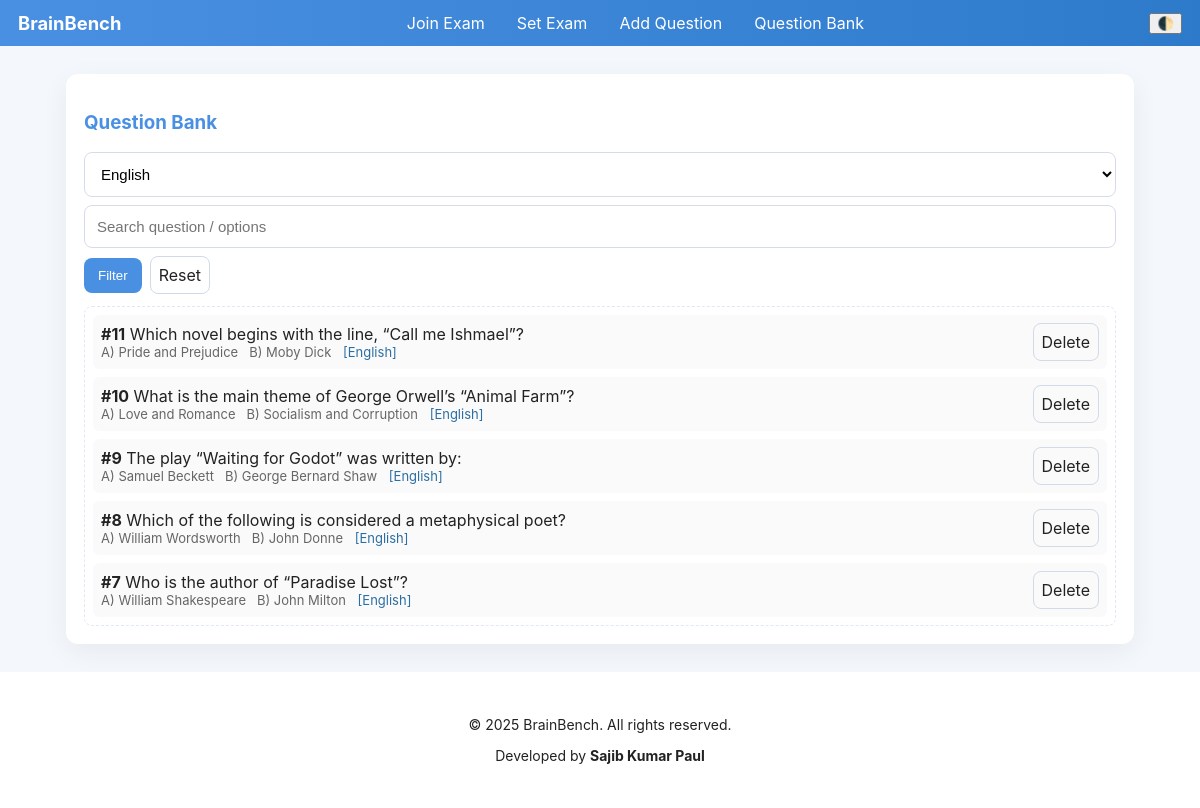
The app's page /question_bank.php?category=2 with its own data.
### tables this page shows
CREATE TABLE `questions` (
  `id` int(11) NOT NULL,
  `category_id` int(11) DEFAULT NULL,
  `question` text NOT NULL,
  `option_a` varchar(255) NOT NULL,
  `option_b` varchar(255) NOT NULL,
  `option_c` varchar(255) NOT NULL,
  `option_d` varchar(255) NOT NULL,
  `correct_option` enum('a','b','c','d') NOT NULL
);

CREATE TABLE `categories` (
  `id` int(11) NOT NULL,
  `name` varchar(100) NOT NULL
);

### question_bank.php (the view, shortened to what this page needs)
<?php
include 'db.php';
include 'header.php';
$category = isset($_GET['category']) ? intval($_GET['category']) : 0;
$search_q = isset($_GET['q']) ? trim($_GET['q']) : '';
$exam_id = isset($_GET['exam_id']) ? intval($_GET['exam_id']) : 0;
$catsRes = $conn->query("SELECT id,name FROM categories ORDER BY name ASC");
$categories = [];
while($r = $catsRes->fetch_assoc()) $categories[] = $r;
$sql = "SELECT q.*, c.name as category_name FROM questions q LEFT JOIN categories c ON q.category_id=c.id";
$conds = [];
$params = [];
$types = '';
if($category){
  $conds[] = "q.category_id = ?";
  $types .= 'i';
  $params[] = $category;
}
if($conds) $sql .= " WHERE " . implode(' AND ', $conds);
$sql .= " ORDER BY q.id DESC";
$stmt = $conn->prepare($sql);
if($params){
  $refs = [];
  $refs[] = &$types;
  foreach($params as $k => $v) $refs[] = &$params[$k];
  call_user_func_array([$stmt, 'bind_param'], $refs);
}
$stmt->execute();
$res = $stmt->get_result();
?>
<div class="container">
  <div class="card">
    <h3 style="color:var(--accent)">Question Bank</h3>
    <form method="GET" style="display:flex;gap:8px;flex-wrap:wrap;margin-bottom:12px;align-items:center">
      <select name="category">
        <?php foreach($categories as $cat): ?>
          <option value="<?=$cat['id']?>" <?=($category == $cat['id'])?'selected':''?>><?=htmlspecialchars($cat['name'])?></option>
        <?php endforeach; ?>
      </select>
      <input type="text" name="q" placeholder="Search question / options" value="<?=htmlspecialchars($search_q)?>">
      <button class="primary" type="submit">Filter</button>
      <a class="button-ghost" href="question_bank.php<?= $exam_id ? '?exam_id='.$exam_id : '' ?>">Reset</a>
    </form>
    <div class="question-list">
      <?php while($r = $res->fetch_assoc()): ?>
        <label class="q-item">
          <div style="flex:1">
            <strong>#<?=$r['id']?></strong> <?=htmlspecialchars($r['question'])?>
            <div style="font-size:13px;color:#666;">
              A) <?=htmlspecialchars($r['option_a'])?> &nbsp; B) <?=htmlspecialchars($r['option_b'])?>
              <?php if($r['category_name']): ?> <span style="margin-left:8px;color:#2b6ea3">[<?=htmlspecialchars($r['category_name'])?>]</span><?php endif; ?>
            </div>
          </div>
          <div>
            <a class="button-ghost" href="question_bank.php?delete=<?=$r['id']?><?= $exam_id ? '&exam_id='.$exam_id : '' ?>" onclick="return confirm('Delete question?')">Delete</a>
          </div>
        </label>
      <?php endwhile; ?>
    </div>
  </div>
</div>
<?php include 'footer.php'; ?>

### style.css (style rules this page uses)
:root { --accent: #4a90e2; --bg: #f4f7fb; --card: #fff; --text: #222; }
* { box-sizing:border-box }
body { font-family: Inter, system-ui, Arial, sans-serif; margin:0; background:var(--bg); color:var(--text); transition:background .25s,color .25s; }
.container { max-width:1100px;margin:28px auto;padding:0 16px }
.card { background:var(--card);border-radius:12px;padding:18px;box-shadow:0 8px 28px rgba(20,30,50,0.06); transition:background .25s; }
input[type="text"], select, input[type="datetime-local"], textarea { padding:12px;border-radius:8px;border:1px solid #d6ddea;background:transparent; min-width:0;font-size:15px;width:100%; }
button.primary { background:var(--accent);color:#fff;padding:10px 14px;border-radius:8px;border:none;cursor:pointer; }
.button-ghost { background:transparent;border:1px solid #cfdbe9;padding:8px;border-radius:8px;color:var(--text) }
.question-list { display:grid;gap:8px;max-height:360px;overflow:auto;padding:8px;border-radius:8px;border:1px dashed #e0e8f5 }
.q-item { display:flex;align-items:center;gap:10px;padding:8px;border-radius:6px;background:rgba(0,0,0,0.02) }
a.button-ghost { text-decoration:none;display:inline-block }

### records on screen
questions: id "11", question "Which novel begins with the line, “Call me Ishmael”?", option_a "Pride and Prejudice", option_b "Moby Dick", category.name "English"
questions: id "10", question "What is the main theme of George Orwell’s “Animal Farm”?", option_a "Love and Romance", option_b "Socialism and Corruption", category.name "English"
questions: id "9", question "The play “Waiting for Godot” was written by:", option_a "Samuel Beckett", option_b "George Bernard Shaw", category.name "English"
questions: id "8", question "Which of the following is considered a metaphysical poet?", option_a "William Wordsworth", option_b "John Donne", category.name "English"
questions: id "7", question "Who is the author of “Paradise Lost”?", option_a "William Shakespeare", option_b "John Milton", category.name "English"

### other values on screen
form field category "English"
